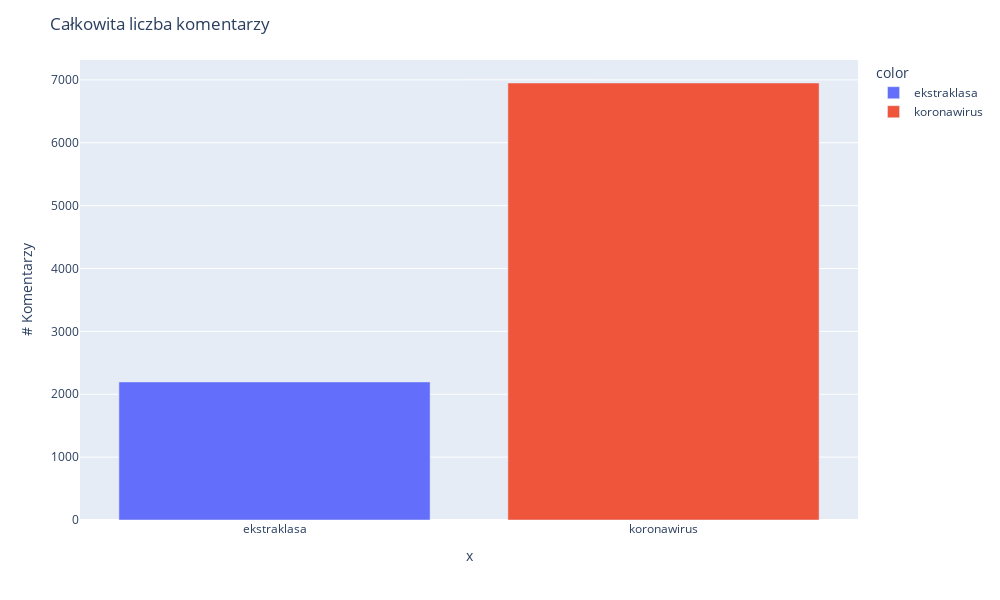

Write notebook code for a chart like this one.
### Markdown cell above
### Rozkład liczby komentarzy opublikowanych przez użytkowników w zadanych tematach

### Code cell
comments_dist_by_topic(koronawirus_tweets, ekstraklasa_tweets, 'koronawirus', 'ekstraklasa')

### Figure 1 — Plotly figure (JSON) as saved in the notebook; plotly's stock layout.template omitted (floating-point values rounded to 4 significant figures)
{"data": [{"alignmentgroup": "True", "hovertemplate": "color=ekstraklasa<br>x=%{x}<br>y=%{y}<extra></extra>", "legendgroup": "ekstraklasa", "marker": {"color": "#636efa", "pattern": {"shape": ""}}, "name": "ekstraklasa", "offsetgroup": "ekstraklasa", "orientation": "v", "showlegend": true, "textposition": "auto", "type": "bar", "x": ["ekstraklasa"], "xaxis": "x", "y": [2196], "yaxis": "y"}, {"alignmentgroup": "True", "hovertemplate": "color=koronawirus<br>x=%{x}<br>y=%{y}<extra></extra>", "legendgroup": "koronawirus", "marker": {"color": "#EF553B", "pattern": {"shape": ""}}, "name": "koronawirus", "offsetgroup": "koronawirus", "orientation": "v", "showlegend": true, "textposition": "auto", "type": "bar", "x": ["koronawirus"], "xaxis": "x", "y": [6950], "yaxis": "y"}], "layout": {"barmode": "relative", "height": 600, "hovermode": "x unified", "legend": {"title": {"text": "color"}, "tracegroupgap": 0}, "margin": {"t": 60}, "title": {"text": "Całkowita liczba komentarzy"}, "width": 1000, "xaxis": {"anchor": "y", "domain": [0, 1], "title": {"text": "x"}}, "yaxis": {"anchor": "x", "domain": [0, 1], "title": {"text": "# Komentarzy"}}}}
